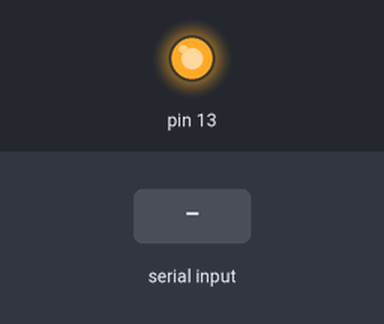
The sketch below on a simulated Arduino Mega 2560, built with avr-gcc and run on an emulated ATmega2560. Shown: output pins drawn as LEDs (lit = HIGH). The test bench sets the inputs (shaded band). What the sketch prints to the serial monitor is not drawn.

Above: at 0.01 s.
At 1.8 s:
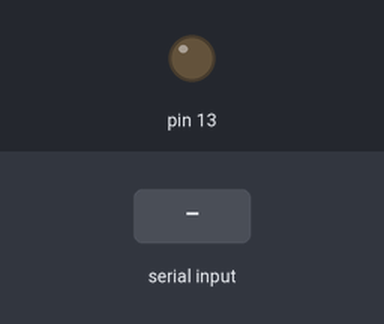
1.9 s: "1" received over the second serial link
Timing chart, 0 to 4.9 s (numbered marks = the images above; inputs shaded):
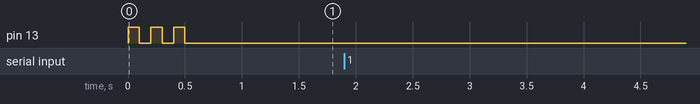

Measured:
- after the input at 1.9 s, every drawn part: stays the same

The sketch:

sketch_jan10a.ino
```cpp
void setup() {
  // put your setup code here, to run once:
  pinMode(13, OUTPUT);
  Serial2.begin(31250);
  Serial.begin(57600);
  digitalWrite(13, 1);
  delay(100);
  digitalWrite(13, 0);
  delay(100);
  digitalWrite(13, 1);
  delay(100);
  digitalWrite(13, 0);
  delay(100);
  digitalWrite(13, 1);
  delay(100);
  digitalWrite(13, 0);
  delay(100);
}

uint32_t t = 0;
bool last = 0;
void loop() {
  if (Serial2.available()){
    uint8_t a = Serial2.read();
    Serial.println(a, DEC);
  }

}
```
